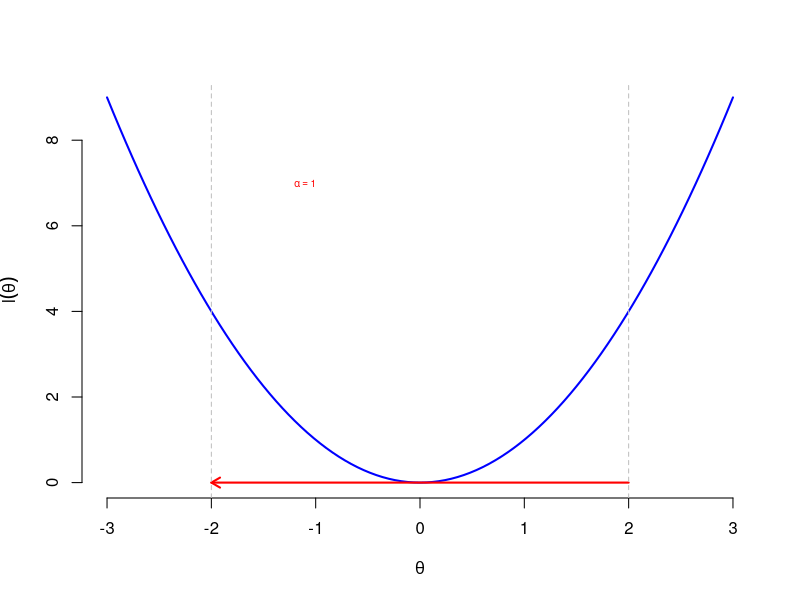
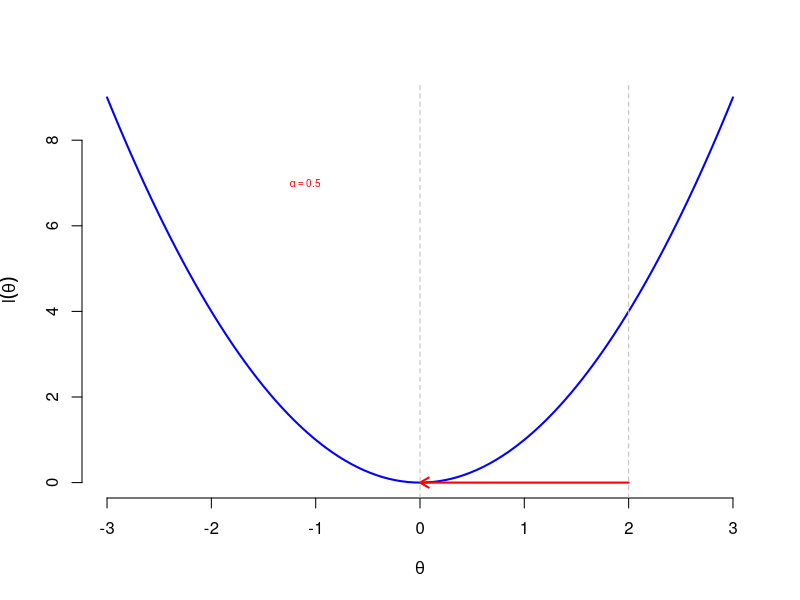
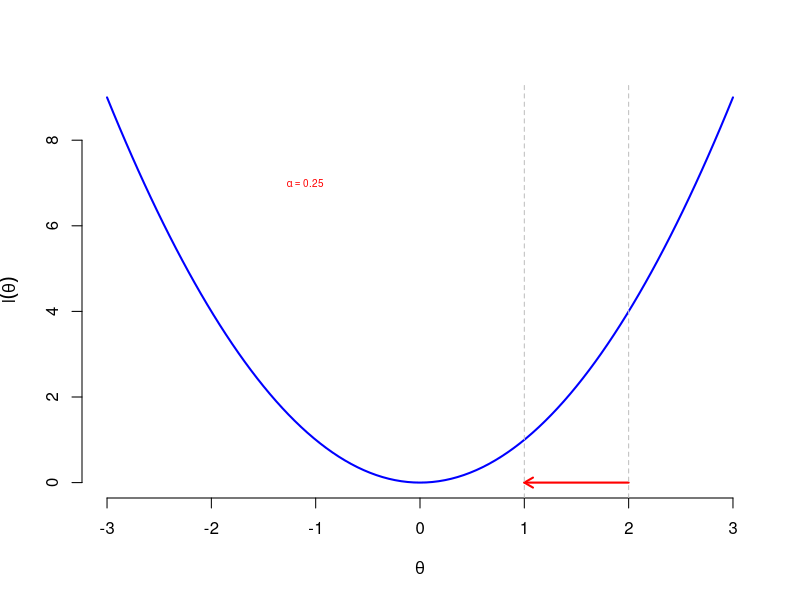
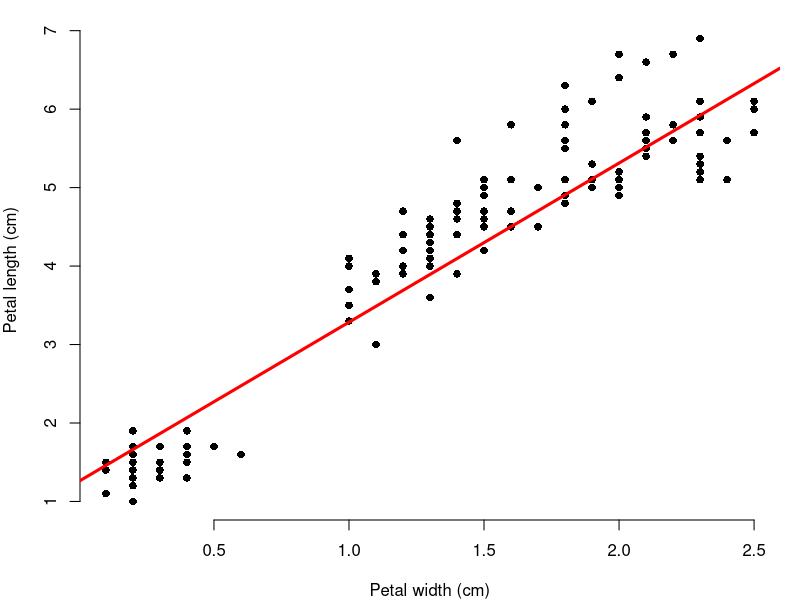
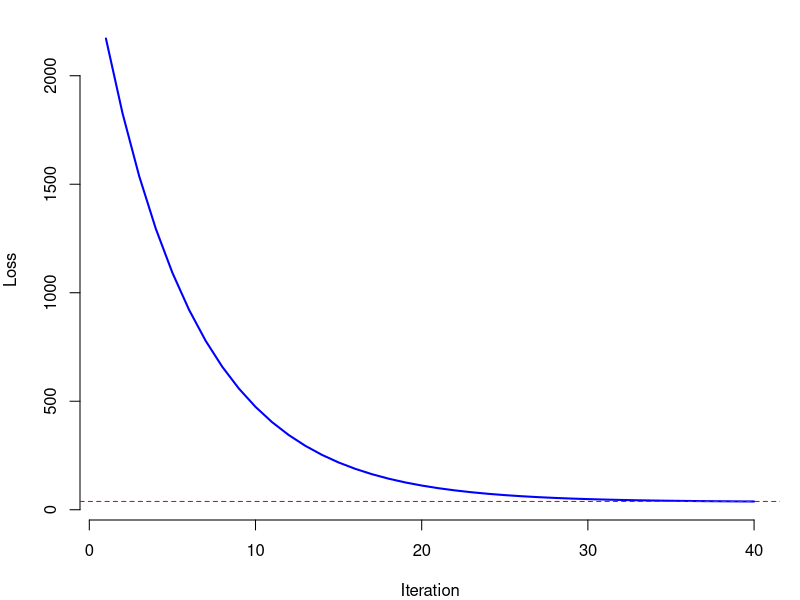
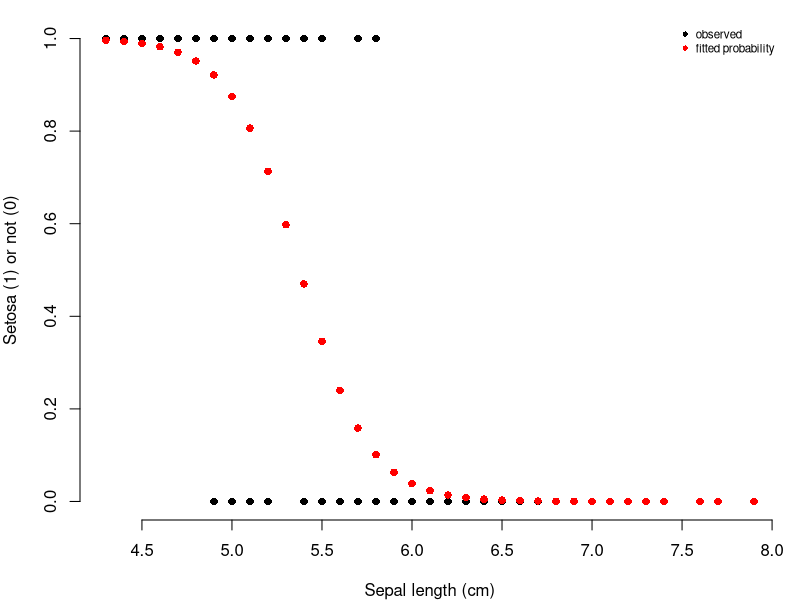

The R script that drew these images, in order: (Note: this script raises an error after producing the figures.)
## ---- chunk 1
#| layout-ncol: 3
#| fig-width: 1.74
#| fig-height: 1.6
#| label: fig-learning_rates
#| fig-cap: Effect of Learning Rates on Gradient Descent.
#| fig-subcap: 
#| - $\alpha=1$ (too large)
#| - $\alpha=0.5$ (ideal)
#| - $\alpha=0.25$ (working)
plot(c(-3,3),c(0,9), type='n', xlab=expression(theta), ylab=expression(l(theta)), bty='n')
curve(x^2, from=-3, to=3, col="blue", lwd=2, add=TRUE)
arrows(2, 0, -2, 0, col="red", lwd=2, length=0.1)
# Dashed line to show projection of the point on the x-axis
abline(v=2, lty=2, col="gray")
abline(v=-2, lty=2, col="gray")
text(-1.1, 7, expression(alpha==1), col="red", cex=0.6)

plot(c(-3,3),c(0,9), type='n', xlab=expression(theta), ylab=expression(l(theta)), bty='n')
curve(x^2, from=-3, to=3, col="blue", lwd=2, add=TRUE)
arrows(2, 0, 0, 0, col="red", lwd=2, length=0.1)
# Dashed line to show projection of the point on the x-axis
abline(v=2, lty=2, col="gray")
abline(v=0, lty=2, col="gray")
text(-1.1, 7, expression(alpha==0.5), col="red", cex=0.6)

plot(c(-3,3),c(0,9), type='n', xlab=expression(theta), ylab=expression(l(theta)), bty='n')
curve(x^2, from=-3, to=3, col="blue", lwd=2, add=TRUE)
arrows(2, 0, 1, 0, col="red", lwd=2, length=0.1)
# Dashed line to show projection of the point on the x-axis
abline(v=2, lty=2, col="gray")
abline(v=1, lty=2, col="gray")
text(-1.1, 7, expression(alpha==0.25), col="red", cex=0.6)
## ---- chunk 2
#| echo: true
data(iris)
y = iris$Petal.Length
x = cbind(rep(1,150),iris$Petal.Width)
## ---- chunk 3
#| echo: true
# initialize theta
theta <- matrix(c(0, 0), nrow = 2, ncol = 1)
# learning rate
alpha <- 0.0001
# number of iterations
n_iter <- 40
loss = numeric(n_iter)
# gradient descent
for (i in 1:n_iter) {
    # compute gradient
    grad <- -2 * t(x) %*% (y - x %*% theta)
    # update theta
    theta <- theta - alpha * grad
    # compute loss
    loss[i] <- sum((y - x %*% theta)^2)
}
## ---- chunk 4
knitr::kable(t(theta), col.names = c("Intercept ($\\theta_0$)","Petal.Width ($\\theta_1$)"))
## ---- chunk 5
par(mar=c(4,4,1,1), bty='n')
plot(x[,2],y,pch=16, xlab="Petal width (cm)", ylab="Petal length (cm)")
abline(a=theta[1], b=theta[2], lwd=3, col="red")
## ---- chunk 6
m = lm(Petal.Length~Petal.Width, data=iris)
knitr::kable(t(coef(m)))
## ---- chunk 7
plot(loss[1:40], type='l', xlab="Iteration", ylab="Loss", bty='n', col="blue", lwd=2)
abline(h=min(loss), lty=2, col="red")
## ---- chunk 8
y = ifelse(iris$Species=="setosa",1,0)
x = cbind(rep(1,150),iris$Sepal.Length)
# gradient descent function for logistic regression
lrgd  = function(x,y, alpha, n_iter) {
  theta <- matrix(c(0, 0), nrow = 2, ncol = 1)
  for (i in 1:n_iter) {
    # compute gradient
    p = 1/(1+exp(-x %*% theta))
    grad <- -t(x) %*% (y - p)
    # update theta
    theta <- theta - alpha * grad
  }
  return(theta)
}
theta = lrgd(x,y,0.005,20000)
## ---- chunk 9
knitr::kable(t(theta), col.names = c("Intercept ($\\theta_0$)","Sepal.Length ($\\theta_1$)"))
## ---- chunk 10
#| echo: true
p = 1/(1+exp(-x %*% theta))
plot(x[,2],y,pch=16, xlab="Sepal length (cm)", ylab="Setosa (1) or not (0)")
lines(x[,2],p,type='p', pch=16,col="red")
legend("topright", c("observed", "fitted probability"), pch = 16, col = c("black", "red"), bty = "n", cex = 0.7)
## ---- chunk 11
#| echo: true
glm(y~x-1, family=binomial(link="logit")) %>% tidy() %>% kable()
## ---- chunk 12
#| echo: true
lrgd_minibatch  = function(x,y, alpha, n_iter, bs) {
  theta <- matrix(c(0, 0), nrow = 2, ncol = n_iter+1)
  n = length(y)
  for (i in 1:n_iter) {
    s = ((i-1)*bs+1)%%n
    e = min(s+bs-1,n)
    xl = x[s:e,]; yl = y[s:e]
    p = 1/(1+exp(-xl %*% theta[,i]))
    grad <- -t(xl) %*% (yl - p)
    # update theta
    theta[,i+1] <- theta[,i] - alpha * grad
  }
  return(theta)
}
## ---- chunk 13
set.seed(92) # kuzy
ind = sample(150)
y = ifelse(iris$Species=="setosa",1,0)[ind] # shuffle data
x = cbind(rep(1,150),iris$Sepal.Length)[ind,] # shuffle data
nit=200000
lr = 0.01
th1 = lrgd_minibatch(x,y,lr,nit,5)
th2 = lrgd_minibatch(x,y,lr,nit,15)
th3 = lrgd_minibatch(x,y,lr,nit,30)

par(mar=c(4,4,1,1), bty='n')
ind = seq(1,nit,100)
plot(ind/1000,th1[1,ind], type='l', ylim=c(0,33), col=1, ylab=expression(theta[0]), xlab="Iteration (thousands)")
abline(h=27.83, lty=2)
lines(ind/1000,th2[1,ind], type='l', col=2, lty=4)
lines(ind/1000,th3[1,ind], type='l', col=3, lty=3)
legend("bottomright", legend=c(5,15,30),col=1:3, lty=c(1,4,3), bty='n',title = "Batch Size", cex = 0.7)
## ---- chunk 14
plot(ind/1000,th1[1,ind], type='l', ylim=c(0,33), col=1, ylab=expression(theta[0]), xlab="Computation (thousands of iterations with batch size 5)")
abline(h=27.83, lty=2)
lines(ind/1000*3,th2[1,ind], type='l', col=2, lty=4)
lines(ind/1000*6,th3[1,ind], type='l', col=3, lty=3)
legend("bottomright", legend=c(5,15,30),col=1:3, lty=c(1,4,3), bty='n',title = "Batch Size", cex = 0.7)
